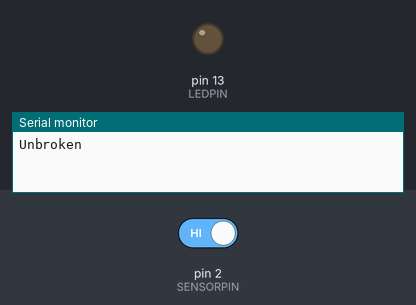
The program below on a simulated Arduino Uno, built with avr-gcc and run on an emulated ATmega328P. Shown: output pins drawn as LEDs (lit = HIGH), the last lines printed to the serial monitor. The inputs (shaded band) are chosen by the test bench; at power-on: pin 2 (SENSORPIN) HIGH.

Above: at 1.2 s.
1.3 s: pin 2 (SENSORPIN) driven LOW
At 2.4 s:
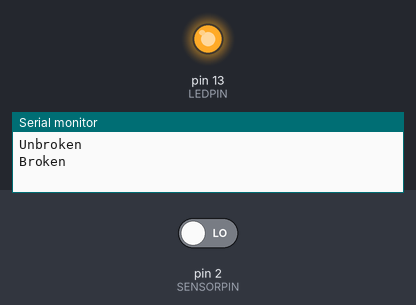
2.8 s: pin 2 (SENSORPIN) driven HIGH
At 3.5 s:
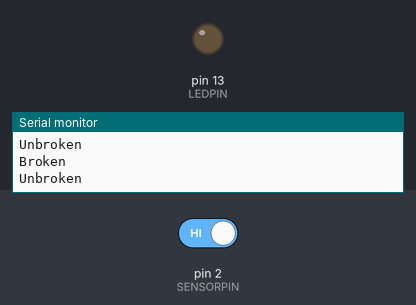
Timing chart, 0 to 5.8 s (numbered marks = the images above; inputs shaded):
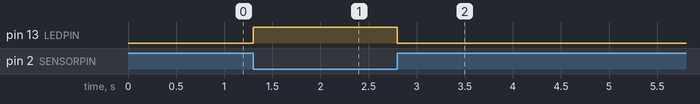

Measured:
- after the input at 1.3 s, pin 13 (LEDPIN): LOW → HIGH at once
- after the input at 2.8 s, pin 13 (LEDPIN): HIGH → LOW at once

The program:

main.cpp
```cpp
/*
  IR Breakbeam sensor demo!
*/

#include <Arduino.h>

#define LEDPIN 13
  // Pin 13: Arduino has an LED connected on pin 13
  // Pin 11: Teensy 2.0 has the LED on pin 11
  // Pin  6: Teensy++ 2.0 has the LED on pin 6
  // Pin 13: Teensy 3.0 has the LED on pin 13

#define SENSORPIN 2

// variables will change:
int sensorState = 0, lastState=0;         // variable for reading the pushbutton status

void setup() {
  // initialize the LED pin as an output:
  pinMode(LEDPIN, OUTPUT);
  // initialize the sensor pin as an input:
  pinMode(SENSORPIN, INPUT_PULLUP);

  Serial.begin(9600);
}

void loop(){
  // read the state of the pushbutton value:
  sensorState = digitalRead(SENSORPIN);

  // check if the sensor beam is broken
  // if it is, the sensorState is LOW:
  if (sensorState == LOW) {
    // turn LED on:
    digitalWrite(LEDPIN, HIGH);
  }
  else {
    // turn LED off:
    digitalWrite(LEDPIN, LOW);
  }

  if (sensorState && !lastState) {
    Serial.println("Unbroken");
  }
  if (!sensorState && lastState) {
    Serial.println("Broken");
  }
  lastState = sensorState;
}
```
